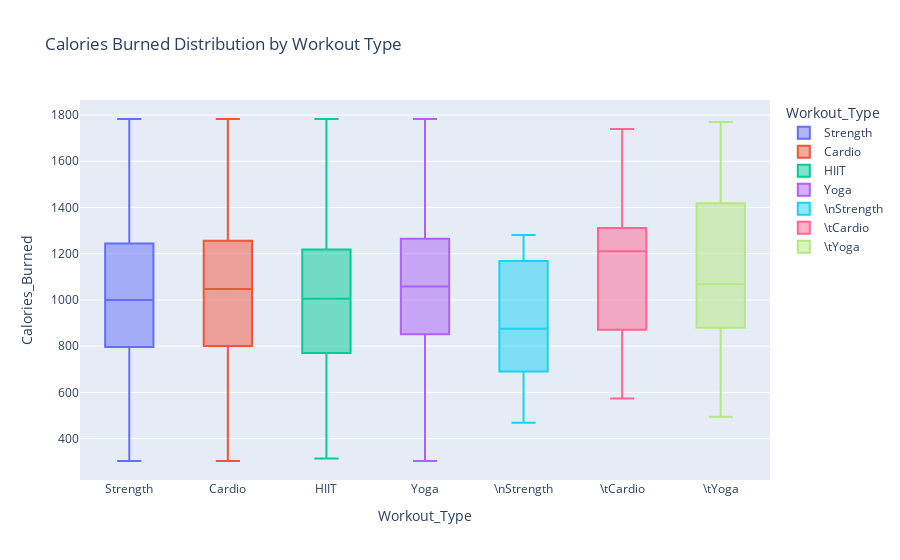

Notebook cell for this chart:
### Code cell
fig = px.box(data, x='Workout_Type', y='Calories_Burned', color='Workout_Type',
             title="Calories Burned Distribution by Workout Type")
fig.show()

### Figure 1 — Plotly figure (JSON) as saved in the notebook; plotly's stock layout.template omitted (floating-point values rounded to 4 significant figures; data arrays with more than 128 entries replaced by an {"elided": "..."} marker saying what was removed)
{"data": [{"alignmentgroup": "True", "hovertemplate": "Workout_Type=%{x}<br>Calories_Burned=%{y}<extra></extra>", "legendgroup": "Strength", "marker": {"color": "#636efa"}, "name": "Strength", "notched": false, "offsetgroup": "Strength", "orientation": "v", "showlegend": true, "type": "box", "x": {"elided": "464 str values"}, "x0": " ", "xaxis": "x", "y": {"elided": "464 float values"}, "y0": " ", "yaxis": "y"}, {"alignmentgroup": "True", "hovertemplate": "Workout_Type=%{x}<br>Calories_Burned=%{y}<extra></extra>", "legendgroup": "Cardio", "marker": {"color": "#EF553B"}, "name": "Cardio", "notched": false, "offsetgroup": "Cardio", "orientation": "v", "showlegend": true, "type": "box", "x": {"elided": "428 str values"}, "x0": " ", "xaxis": "x", "y": {"elided": "428 float values"}, "y0": " ", "yaxis": "y"}, {"alignmentgroup": "True", "hovertemplate": "Workout_Type=%{x}<br>Calories_Burned=%{y}<extra></extra>", "legendgroup": "HIIT", "marker": {"color": "#00cc96"}, "name": "HIIT", "notched": false, "offsetgroup": "HIIT", "orientation": "v", "showlegend": true, "type": "box", "x": {"elided": "389 str values"}, "x0": " ", "xaxis": "x", "y": {"elided": "389 float values"}, "y0": " ", "yaxis": "y"}, {"alignmentgroup": "True", "hovertemplate": "Workout_Type=%{x}<br>Calories_Burned=%{y}<extra></extra>", "legendgroup": "Yoga", "marker": {"color": "#ab63fa"}, "name": "Yoga", "notched": false, "offsetgroup": "Yoga", "orientation": "v", "showlegend": true, "type": "box", "x": {"elided": "425 str values"}, "x0": " ", "xaxis": "x", "y": {"elided": "425 float values"}, "y0": " ", "yaxis": "y"}, {"alignmentgroup": "True", "hovertemplate": "Workout_Type=%{x}<br>Calories_Burned=%{y}<extra></extra>", "legendgroup": "\\nStrength", "marker": {"color": "#19d3f3"}, "name": "\\nStrength", "notched": false, "offsetgroup": "\\nStrength", "orientation": "v", "showlegend": true, "type": "box", "x": ["\\nStrength", "\\nStrength", "\\nStrength", "\\nStrength", "\\nStrength", "\\nStrength", "\\nStrength", "\\nStrength", "\\nStrength", "\\nStrength", "\\nStrength", "\\nStrength"], "x0": " ", "xaxis": "x", "y": [468, 716, 1281, 577, 899, 1105, 1121, 796, 851, 1260, 665, 1216], "y0": " ", "yaxis": "y"}, {"alignmentgroup": "True", "hovertemplate": "Workout_Type=%{x}<br>Calories_Burned=%{y}<extra></extra>", "legendgroup": "\\tCardio", "marker": {"color": "#FF6692"}, "name": "\\tCardio", "notched": false, "offsetgroup": "\\tCardio", "orientation": "v", "showlegend": true, "type": "box", "x": ["\\tCardio", "\\tCardio", "\\tCardio", "\\tCardio", "\\tCardio", "\\tCardio", "\\tCardio", "\\tCardio", "\\tCardio", "\\tCardio", "\\tCardio"], "x0": " ", "xaxis": "x", "y": [1306, 1313, 1740, 1356, 682, 1175, 1211, 573, 770, 1186, 1266], "y0": " ", "yaxis": "y"}, {"alignmentgroup": "True", "hovertemplate": "Workout_Type=%{x}<br>Calories_Burned=%{y}<extra></extra>", "legendgroup": "\\tYoga", "marker": {"color": "#B6E880"}, "name": "\\tYoga", "notched": false, "offsetgroup": "\\tYoga", "orientation": "v", "showlegend": true, "type": "box", "x": ["\\tYoga", "\\tYoga", "\\tYoga", "\\tYoga", "\\tYoga", "\\tYoga", "\\tYoga", "\\tYoga", "\\tYoga", "\\tYoga"], "x0": " ", "xaxis": "x", "y": [1127, 668, 1033, 1770, 880, 1058, 494, 1624, 1418, 1078], "y0": " ", "yaxis": "y"}], "layout": {"boxmode": "overlay", "legend": {"title": {"text": "Workout_Type"}, "tracegroupgap": 0}, "title": {"text": "Calories Burned Distribution by Workout Type"}, "xaxis": {"anchor": "y", "categoryarray": ["Strength", "Cardio", "HIIT", "Yoga", null, "\\nStrength", "\\tCardio", "\\tYoga"], "categoryorder": "array", "domain": [0, 1], "title": {"text": "Workout_Type"}}, "yaxis": {"anchor": "x", "domain": [0, 1], "title": {"text": "Calories_Burned"}}}}
